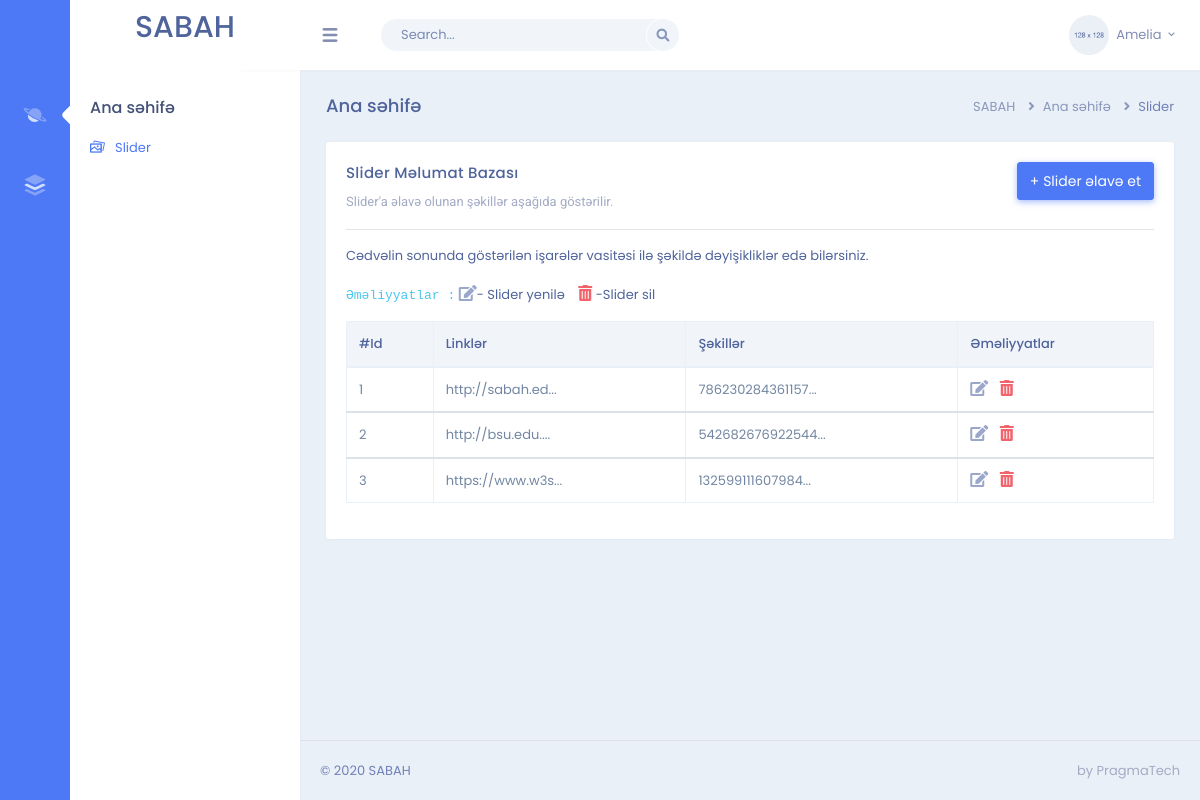
The page /admin on the database its author committed.
### sabah/models.py (models this page shows, shortened)
class Slider(db.Model):
    id = db.Column(db.Integer, primary_key=True)
    url = db.Column(db.String(250), nullable=False)
    image = db.Column(db.String(255), nullable=False)

### sabah/admin/routes.py (the view)
@admin.route('/admin', methods=['GET', 'POST'])
def admin_home():
    slider = Slider.query.all()
    return render_template('admin/admin-home.html', slider=slider)

### sabah/templates/admin/admin-home.html (shortened to what this page needs)
{% extends '/admin/admin-layout.html' %}
{% block body %}
        <div class="page-content">
            <div class="container-fluid">
                <div class="row">
                    <div class="col-sm-12">
                        <div class="page-title-box">
                            <div class="float-right">
                                <ol class="breadcrumb">
                                    <li class="breadcrumb-item"><a href="javascript:void(0);">SABAH</a></li>
                                    <li class="breadcrumb-item"><a href="javascript:void(0);">Ana səhifə</a></li>
                                    <li class="breadcrumb-item active">Slider</li>
                                </ol>
                            </div>
                            <h4 class="page-title">Ana səhifə</h4>
                        </div>
                    </div>
                </div>
                <div class="row">
                    <div class="col-12">
                        <div class="card">
                            <div class="card-body">
                                <a href="{{url_for("admin.slider_create")}}"><button type="button"
                                        class="btn btn-primary waves-effect waves-light float-right mb-3"
                                        data-toggle="modal" data-animation="bounce" data-target=".bs-example-modal-lg">+
                                        Slider əlavə et</button></a>
                                <h4 class="mt-0 header-title">Slider Məlumat Bazası</h4>
                                <p class="text-muted mb-3">Slider'a əlavə olunan şəkillər aşağıda
                                    göstərilir.<hr>Cədvəlin sonunda göstərilən işarələr vasitəsi ilə şəkildə
                                    dəyişikliklər edə bilərsiniz.<br><br>
                                    <code>Əməliyyatlar :</code> <i class="fas fa-edit text-info font-16"></i>- Slider yenilə <i
                                    class="fas fa-trash-alt text-danger font-16" style="margin-left: 10px;"></i> -Slider sil
                                </p>
                                <table id="datatable" class="table table-bordered dt-responsive nowrap"
                                    style="border-collapse: collapse; border-spacing: 0; width: 100%;">
                                    <thead>
                                        <tr>
                                            <th>#Id</th>
                                            <th>Linklər</th>
                                            <th>Şəkillər</th>
                                            <th>Əməliyyatlar</th>
                                        </tr>
                                    </thead>
                                    {% for img in slider %}
                                    <tbody>
                                        <tr>
                                            <td>{{img.id}}</td>
                                            <td>{{ img.url[:15] + '...' }}</td>
                                            <td>{{ img.image[:15] + '...' }}</td>
                                            <td>
                                                <a href="{{ url_for('admin.slider_update', slider_id=img.id) }}" class="mr-2"><i class="fas fa-edit text-info font-16"></i></a>
                                                <a href="{{ url_for('admin.slider_delete', slider_id=img.id) }}"><i class="fas fa-trash-alt text-danger font-16"></i></a>
                                            </td>
                                        </tr>
                                    </tbody>
                                    {% endfor %}
                                </table>
                            </div>
                        </div>
                    </div>
                </div>
{% endblock %}

### rows shown on the page
Slider: id "1", url "http://sabah.ed...", image "786230284361157..."
Slider: id "2", url "http://bsu.edu....", image "542682676922544..."
Slider: id "3", url "https://www.w3s...", image "132599111607984..."
